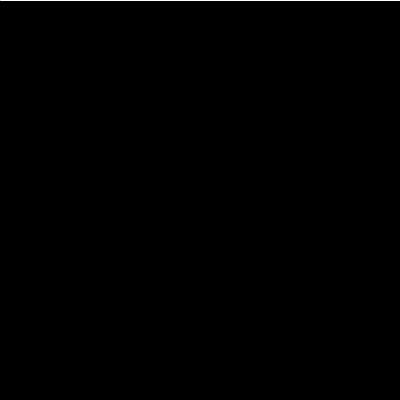
Frame 1 (no input)
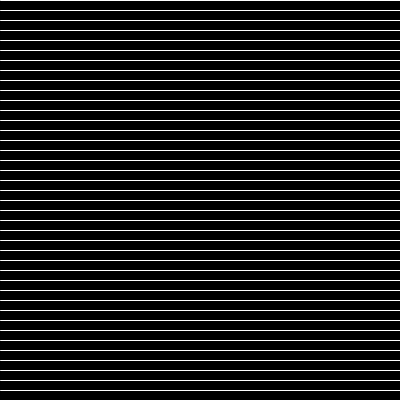
Frame 60 (the mouse pressed at the canvas centre just before this capture)
Frame 120 (the mouse held since frame 60 and released just before this capture): identical to frame 60, image omitted

The Processing sketch that drew these frames (run headless with seeded random() and noise(); from frame 60 on, the mouse is pressed at the canvas centre):

// Processing sketch: processing_156854
// ── processing_156854.pde

int y=0;
int x=0;
void setup(){
  size(400,400);
  background(0);
  frameRate(7);
}
void draw(){
   stroke(255);
   line(0,y,width,y);
  //increment Y
  y += 10;
  x += 10;
  

}
